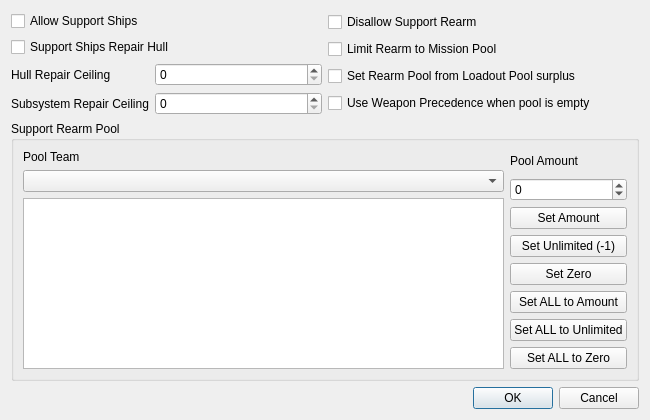
<?xml version="1.0" encoding="utf-8"?>
<ui version="4.0">
 <class>fso::fred::dialogs::SupportRearmDialog</class>
 <widget class="QDialog" name="fso::fred::dialogs::SupportRearmDialog">
  <property name="geometry"><rect><x>0</x><y>0</y><width>650</width><height>420</height></rect></property>
  <property name="windowTitle"><string>Support Options</string></property>
  <layout class="QVBoxLayout" name="verticalLayout">
   <item>
    <layout class="QHBoxLayout" name="topLayout">
     <item>
      <layout class="QVBoxLayout" name="leftOpts">
       <item><widget class="QCheckBox" name="supportEnabledCheck"><property name="text"><string>Allow Support Ships</string></property></widget></item>
       <item><widget class="QCheckBox" name="repairHullCheck"><property name="text"><string>Support Ships Repair Hull</string></property></widget></item>
       <item><layout class="QFormLayout" name="repairForm">
         <item row="0" column="0"><widget class="QLabel" name="hullLabel"><property name="text"><string>Hull Repair Ceiling</string></property></widget></item>
         <item row="0" column="1"><widget class="QDoubleSpinBox" name="hullRepairSpin"><property name="minimum"><double>0.0</double></property><property name="maximum"><double>100.0</double></property><property name="decimals"><number>0</number></property></widget></item>
         <item row="1" column="0"><widget class="QLabel" name="subsysLabel"><property name="text"><string>Subsystem Repair Ceiling</string></property></widget></item>
         <item row="1" column="1"><widget class="QDoubleSpinBox" name="subsysRepairSpin"><property name="minimum"><double>0.0</double></property><property name="maximum"><double>100.0</double></property><property name="decimals"><number>0</number></property></widget></item>
       </layout></item>
      </layout>
     </item>
     <item>
      <layout class="QVBoxLayout" name="rightOpts">
       <item><widget class="QCheckBox" name="disallowRearmCheck"><property name="text"><string>Disallow Support Rearm</string></property></widget></item>
       <item><widget class="QCheckBox" name="limitPoolCheck"><property name="text"><string>Limit Rearm to Mission Pool</string></property></widget></item>
       <item><widget class="QCheckBox" name="fromLoadoutCheck"><property name="text"><string>Set Rearm Pool from Loadout Pool surplus</string></property></widget></item>
       <item><widget class="QCheckBox" name="precedenceCheck"><property name="text"><string>Use Weapon Precedence when pool is empty</string></property></widget></item>
      </layout>
     </item>
    </layout>
   </item>
   <item>
    <widget class="QGroupBox" name="poolGroup"><property name="title"><string>Support Rearm Pool</string></property>
     <layout class="QHBoxLayout" name="poolLayout">
	 <item>
		<layout class="QVBoxLayout" name="poolEditorLeftLayout">
			<item>
				<widget class="QLabel" name="poolTeamLabel">
					<property name="text">
						<string>Pool Team</string>
					</property>
				</widget>
			</item>
			<item>
				<widget class="QComboBox" name="poolTeamCombo"/>
			</item>
			<item>
				<widget class="QListWidget" name="weaponList"/>
			</item>
		</layout>
	  </item>
      <item><layout class="QVBoxLayout" name="rightButtons">
        <item><widget class="QLabel" name="poolAmountLabel"><property name="text"><string>Pool Amount</string></property></widget></item>
        <item><widget class="QSpinBox" name="poolAmountSpin"><property name="minimum"><number>-1</number></property><property name="maximum"><number>100000</number></property></widget></item>
        <item><widget class="QPushButton" name="setAmountButton"><property name="text"><string>Set Amount</string></property></widget></item>
        <item><widget class="QPushButton" name="setUnlimitedButton"><property name="text"><string>Set Unlimited (-1)</string></property></widget></item>
        <item><widget class="QPushButton" name="setZeroButton"><property name="text"><string>Set Zero</string></property></widget></item>
        <item><widget class="QPushButton" name="setAllAmountButton"><property name="text"><string>Set ALL to Amount</string></property></widget></item>
        <item><widget class="QPushButton" name="setAllUnlimitedButton"><property name="text"><string>Set ALL to Unlimited</string></property></widget></item>
        <item><widget class="QPushButton" name="setAllZeroButton"><property name="text"><string>Set ALL to Zero</string></property></widget></item>
       </layout></item>
     </layout>
    </widget>
   </item>
   <item><widget class="QDialogButtonBox" name="okAndCancelButtons"><property name="standardButtons"><set>QDialogButtonBox::Cancel|QDialogButtonBox::Ok</set></property></widget></item>
  </layout>
 </widget>
 <resources/>
 <connections/>
</ui>
